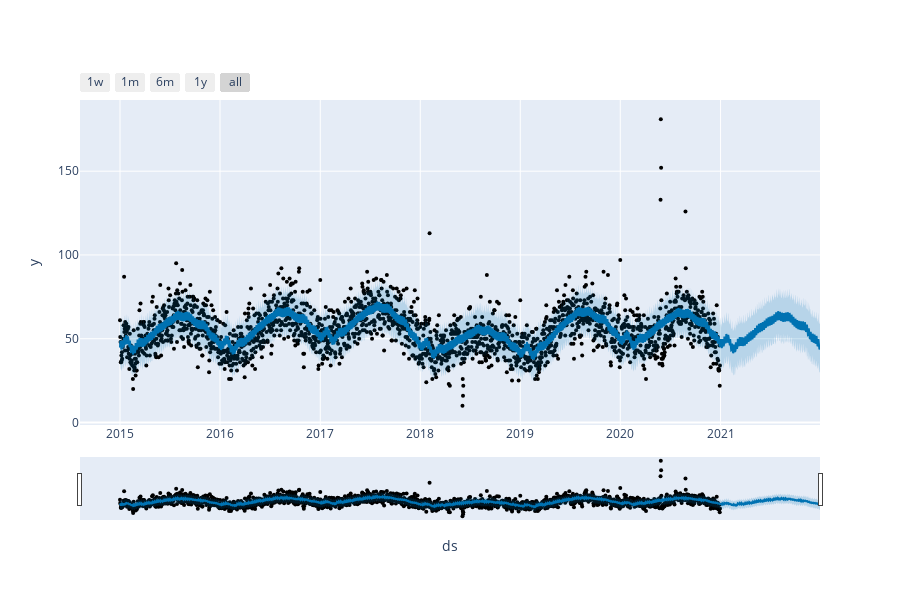

Notebook cell for this chart:
### Code cell
plot_plotly(model, forecast)

### Figure 1 — Plotly figure (JSON) as saved in the notebook; plotly's stock layout.template omitted (floating-point values rounded to 4 significant figures; data arrays with more than 128 entries replaced by an {"elided": "..."} marker saying what was removed)
{"data": [{"marker": {"color": "black", "size": 4}, "mode": "markers", "name": "Actual", "type": "scatter", "x": {"elided": "2191 str values"}, "y": {"elided": "2191 int values"}}, {"hoverinfo": "skip", "line": {"width": 0}, "mode": "lines", "type": "scatter", "x": {"elided": "2556 str values"}, "y": {"elided": "2556 float values"}}, {"fill": "tonexty", "fillcolor": "rgba(0, 114, 178, 0.2)", "line": {"color": "#0072B2", "width": 2}, "mode": "lines", "name": "Predicted", "type": "scatter", "x": {"elided": "2556 str values"}, "y": {"elided": "2556 float values"}}, {"fill": "tonexty", "fillcolor": "rgba(0, 114, 178, 0.2)", "hoverinfo": "skip", "line": {"width": 0}, "mode": "lines", "type": "scatter", "x": {"elided": "2556 str values"}, "y": {"elided": "2556 float values"}}], "layout": {"height": 600, "showlegend": false, "width": 900, "xaxis": {"rangeselector": {"buttons": [{"count": 7, "label": "1w", "step": "day", "stepmode": "backward"}, {"count": 1, "label": "1m", "step": "month", "stepmode": "backward"}, {"count": 6, "label": "6m", "step": "month", "stepmode": "backward"}, {"count": 1, "label": "1y", "step": "year", "stepmode": "backward"}, {"step": "all"}]}, "rangeslider": {"visible": true}, "title": {"text": "ds"}, "type": "date"}, "yaxis": {"title": {"text": "y"}}}}
